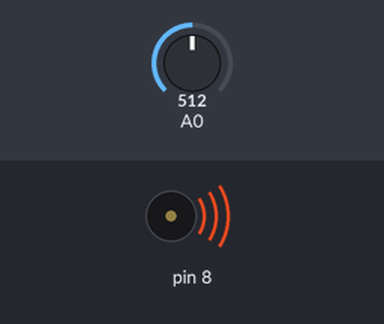
Simulated run of this sketch. Board: Arduino Uno, built with avr-gcc and run on an emulated ATmega328P. Parts: buzzer (waves = sounding). The test bench sets the inputs (shaded band); at power-on: A0 = 512. What the sketch prints to the serial monitor is not drawn.

Above: at 1.2 s.
1.3 s: A0 set to 494
At 2.3 s:
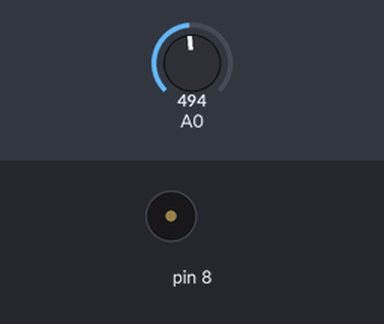
2.8 s: A0 set to 511
At 3.4 s:
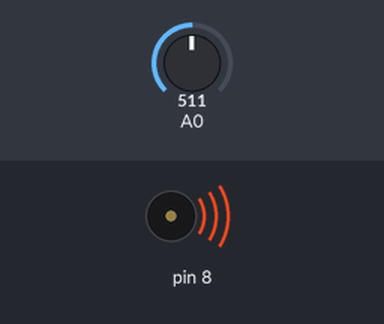
4.3 s: A0 set to 495
At 5.7 s:
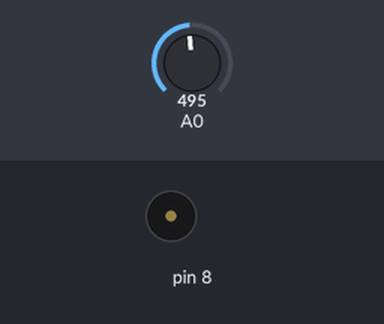
Timing chart, 0 to 7.3 s (numbered marks = the images above; inputs shaded):
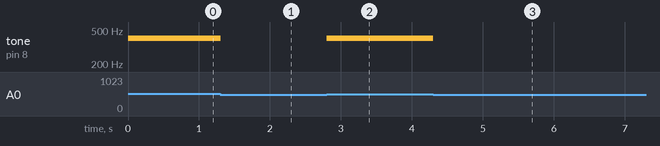

Measured:
- the behaviour switches between 505 and 504 on A0 (found by bisection; images 0 and 1)
- after the input at 1.3 s, tone on pin 8: 400 Hz → silent at once
- after the input at 2.8 s, tone on pin 8: silent → 400 Hz at once
- after the input at 4.3 s, tone on pin 8: 400 Hz → silent at once

The sketch:

Tutorial_7.ino
```cpp
int buttons[] = {2, 3, 4, 5, 6, 7}; //sets up an array containing 6 integers

int notes[] = {262, 330, 400, 550}; //array of frequencies, 4 notes

void setup() {
  Serial.begin(9600); //communication w/ computer at a baud of 9600 bps
}

void loop() {
  int keyVal = analogRead(A0); //holds value of Input A0
  Serial.print(keyVal); //prints

  //ASSIGNS VALUE TO EACH INDIVIDUAL TONE
  if(keyVal == 1023){
    tone(8, notes[0]);
  }
  else if(keyVal >= 990 && keyVal <= 1010) {
    tone(8, notes[1]);
  }
  else if(keyVal >= 505 && keyVal <= 515){
    tone(8, notes[2]);
  }
  else if(keyVal >= 5 && keyVal <= 10){
    tone(8, notes[3]);
  }
   else{
      noTone(8);
   }
}
```
